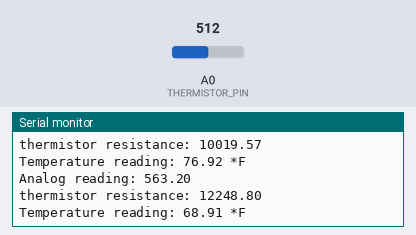
Simulated run of this sketch. Board: Arduino Uno, built with avr-gcc and run on an emulated ATmega328P. Shown: the last lines printed to the serial monitor. The test bench sets the inputs (shaded band); at power-on: A0 (THERMISTOR_PIN) = 512.

Above: at 1.2 s.
1.3 s: A0 (THERMISTOR_PIN) set to 904
At 2.6 s:
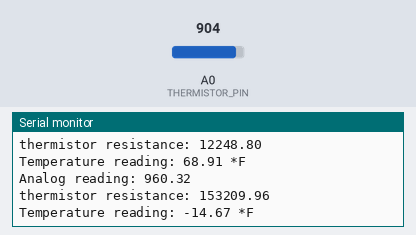
2.8 s: A0 (THERMISTOR_PIN) set to 922
At 5.0 s:
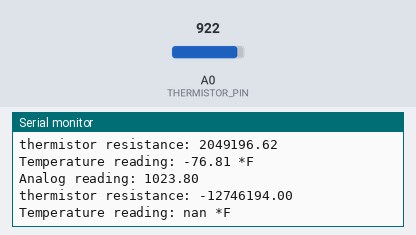
Timing chart, 0 to 6.5 s (numbered marks = the images above; inputs shaded):
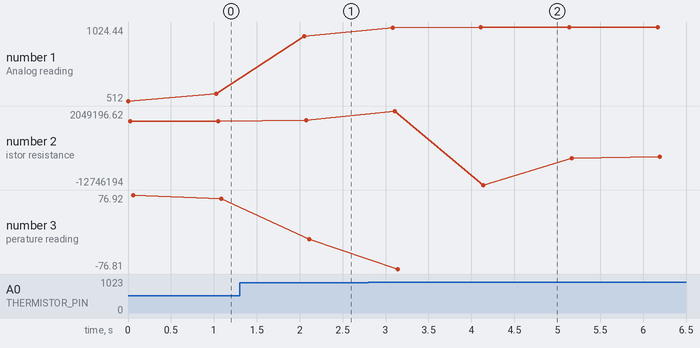

The sketch:

thermistor_noise_reduction.ino
```cpp
#define THERMISTOR_PIN A0

// resistance of the resistor placed in series with the thermistor
int series_resistor = 10000;

// create a positive integer variable to hold the analog reading. initialze with value of 0 for average calculation loop
float reading = 0;

// create a floating point value to hold the thermistor resistance value
float thermistor_resistance;

// get an average reading over a given number of samples to reduce noise
byte mean_sample_num = 10;

void setup(void) {
	// initialize serial output at frequency of 9600 baud, or bits per second
	Serial.begin(9600);
}

void loop(void) {
	// start i at 0 and increment by 1 while it is less than the number of samples to take
	for (byte i = 0; i < mean_sample_num; i++) {
		// add analog readings to reading for given number of samples
		reading += analogRead(THERMISTOR_PIN);
	}

	// calculate mean value
	reading = reading / mean_sample_num;

	// print reading value to serial monitor
	Serial.print("Analog reading: ");
	Serial.println(reading);

	// use the reading to calculate the thermistor resistance
	thermistor_resistance = series_resistor * reading / (1023.0 - reading);

	// print resistor value to serial monitor
	Serial.print("thermistor resistance: ");
	Serial.println(thermistor_resistance);

	// calculate temperature from resistance
	// thermistor used in this code is a MF52D-103f-3950
	int B = 3950;
	float T0 = 298.15;

	float temperature;
	temperature = thermistor_resistance / series_resistor;	// (R/Ro)
	temperature = log(temperature);				// ln(R/Ro)
	temperature /= B;							// 1/B * ln(R/Ro)
	temperature += 1.0 / T0;					// + (1/To)
	temperature = 1.0 / temperature;			// Invert
	temperature -= 273.15;						// convert to C
	temperature = temperature * 9 / 5 + 32;		// convert to F

	// print temperature to serial monitor
	Serial.print("Temperature reading: ");
	Serial.print(temperature);
	Serial.println(" *F");

	// wait 1 second before restarting the loop
	delay(1000);

	// print a newline to separate the next loop's output
	Serial.println();
}
```

Measured:
- the behaviour switches between 921 and 922 on A0 (THERMISTOR_PIN) (found by bisection; images 1 and 2)
- after the input at 1.3 s, the serial monitor: prints a new line after 0.75 s (image 1)
- after the input at 2.8 s, the serial monitor: prints a new line after 0.28 s (image 2)
- plotted number 1: 563.2 → 960.32 after the input at 1.3 s, 960.32 → 1024.44 after the input at 2.8 s
- plotted number 2: 12248.8 → 153209.96 after the input at 1.3 s, 153209.96 → -7092241.5 after the input at 2.8 s
- plotted number 3: 68.91 → -14.67 after the input at 1.3 s, -14.67 → -76.81 after the input at 2.8 s
